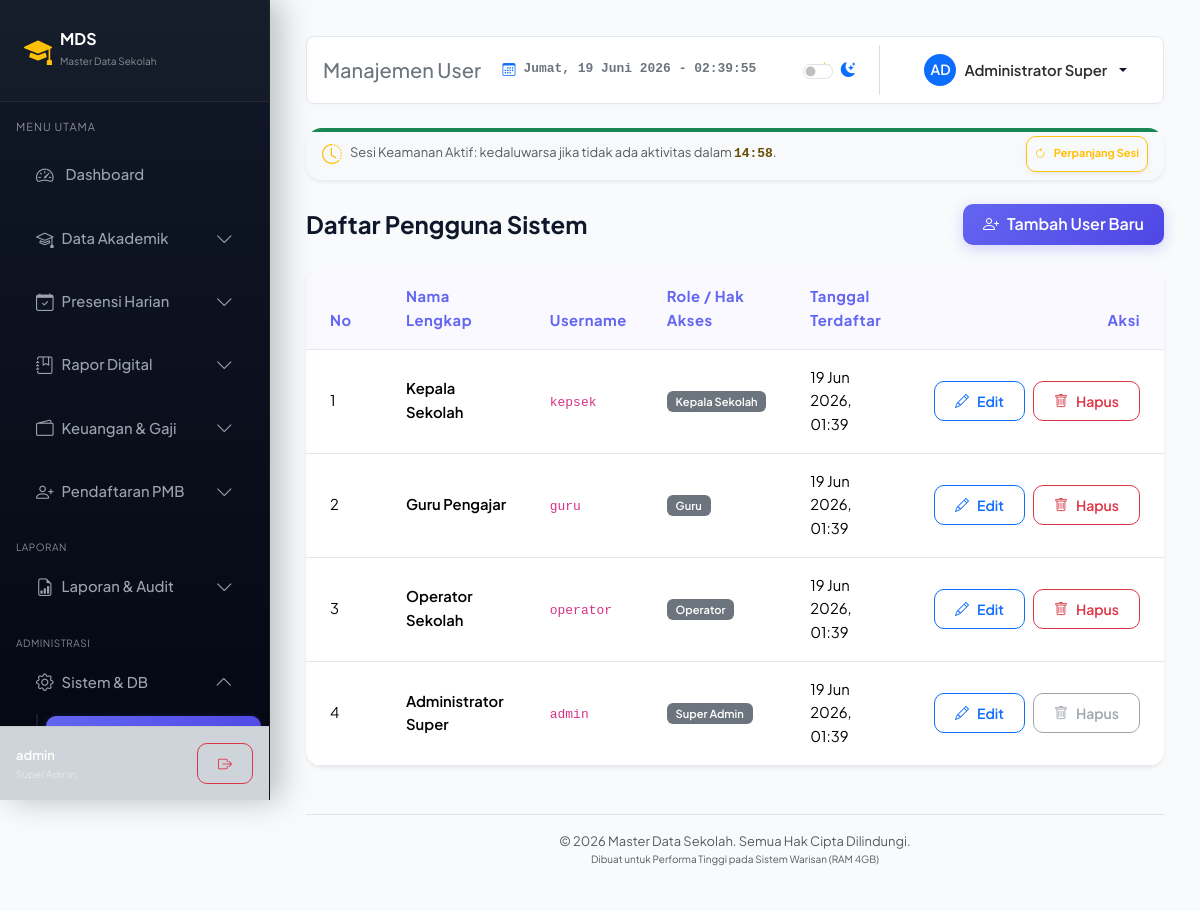
Screenshot of /users/index.php (signed in) with the database file from the repository.
### tables this page shows
CREATE TABLE IF NOT EXISTS `users` (
  `id` INT AUTO_INCREMENT PRIMARY KEY,
  `username` VARCHAR(50) NOT NULL UNIQUE,
  `password` VARCHAR(255) NOT NULL,
  `role` ENUM('super_admin', 'operator', 'guru', 'kepala_sekolah') NOT NULL,
  `nama_lengkap` VARCHAR(100) NOT NULL,
  `created_at` TIMESTAMP DEFAULT CURRENT_TIMESTAMP
);

### users/index.php (the view, shortened to what this page needs)
<?php
$path_prefix = '../';
require_once $path_prefix . 'config/db.php';
try {
    $stmt = $pdo->query("SELECT id, username, role, nama_lengkap, created_at FROM users ORDER BY id DESC");
    $users = $stmt->fetchAll();
} catch (PDOException $e) {
    $_SESSION['error_message'] = 'Gagal memuat data user: ' . $e->getMessage();
    $users = [];
}
include $path_prefix . 'includes/header.php';
?>
<div class="d-flex justify-content-between align-items-center mb-4">
    <h4 class="fw-bold mb-0">Daftar Pengguna Sistem</h4>
    <a href="create.php" class="btn btn-primary d-flex align-items-center gap-2">
        <i class="bi bi-person-plus"></i> Tambah User Baru
    </a>
</div>
<div class="card shadow-sm border-0">
    <div class="card-body p-0">
        <div class="table-responsive">
            <table class="table table-hover align-middle mb-0">
                <thead class="table-light">
                    <tr>
                        <th class="px-4 py-3" style="width: 80px;">No</th>
                        <th class="py-3">Nama Lengkap</th>
                        <th class="py-3">Username</th>
                        <th class="py-3">Role / Hak Akses</th>
                        <th class="py-3">Tanggal Terdaftar</th>
                        <th class="px-4 py-3 text-end" style="width: 200px;">Aksi</th>
                    </tr>
                </thead>
                <tbody>
                    <?php if (empty($users)): ?>
                        <tr>
                            <td colspan="6" class="text-center py-4 text-muted">Belum ada user terdaftar.</td>
                        </tr>
                    <?php else: ?>
                        <?php
                        $no = 1;
                        foreach ($users as $user):
                        ?>
                            <tr>
                                <td class="px-4"><?php echo $no++; ?></td>
                                <td>
                                    <div class="fw-semibold"><?php echo htmlspecialchars($user['nama_lengkap']); ?></div>
                                </td>
                                <td><code><?php echo htmlspecialchars($user['username']); ?></code></td>
                                <td>
                                    <span class="badge bg-secondary text-capitalize">
                                        <?php
                                        $role_labels = [
                                            'super_admin' => 'Super Admin',
                                            'operator' => 'Operator',
                                            'guru' => 'Guru',
                                            'kepala_sekolah' => 'Kepala Sekolah'
                                        ];
                                        echo $role_labels[$user['role']] ?? $user['role'];
                                        ?>
                                    </span>
                                </td>
                                <td><?php echo date('d M Y, H:i', strtotime($user['created_at'])); ?></td>
                                <td class="px-4 text-end">
                                    <div class="d-flex justify-content-end gap-2">
                                        <a href="edit.php?id=<?php echo $user['id']; ?>" class="btn btn-sm btn-outline-primary" title="Edit User">
                                            <i class="bi bi-pencil"></i> Edit
                                        </a>
                                        <?php if ($user['id'] != $_SESSION['user_id']): ?>
                                            <a href="delete.php?id=<?php echo $user['id']; ?>&csrf_token=<?php echo $_SESSION['csrf_token'] ?? ''; ?>" class="btn btn-sm btn-outline-danger" onclick="return confirmDelete('Apakah Anda yakin ingin menghapus user ini?')" title="Hapus User">
                                                <i class="bi bi-trash"></i> Hapus
                                            </a>
                                        <?php else: ?>
                                            <button class="btn btn-sm btn-outline-secondary" disabled title="Anda tidak bisa menghapus diri sendiri">
                                                <i class="bi bi-trash"></i> Hapus
                                            </button>
                                        <?php endif; ?>
                                    </div>
                                </td>
                            </tr>
                        <?php endforeach; ?>
                    <?php endif; ?>
                </tbody>
            </table>
        </div>
    </div>
</div>
<?php include $path_prefix . 'includes/footer.php'; ?>

### assets/css/style.css (style rules this page uses)
:root { --transition-speed: 0.35s; --sidebar-width: 270px; --bg-primary: #f8fafc; --bg-card: #ffffff; --text-primary: #0f172a; --text-muted: #64748b; --border-color: #e2e8f0; --primary-color: #6366f1; --primary-gradient: linear-gradient(135deg, #6366f1 0%, #4f46e5 100%); --primary-hover-gradient: linear-gradient(135deg, #4f46e5 0%, #4338ca 100%); --success-color: #10b981; --success-gradient: linear-gradient(135deg, #10b981 0%, #059669 100%); --info-color: #0ea5e9; --info-gradient: linear-gradient(135deg, #0ea5e9 0%, #0284c7 100%); --warning-color: #f59e0b; --warning-gradient: linear-gradient(135deg, #f59e0b 0%, #d97706 100%); --danger-color: #f43f5e; --danger-gradient: linear-gradient(135deg, #f43f5e 0%, #e11d48 100%); --input-bg: #ffffff; --input-focus-border: #a5b4fc; }
body { font-family: 'Plus Jakarta Sans', 'Outfit', sans-serif; background-color: var(--bg-primary); color: var(--text-primary); transition: background-color var(--transition-speed) ease, color var(--transition-speed) ease; min-height: 100vh; font-size: 0.925rem; line-height: 1.6; }
.card, .stat-card, form, table { animation: slideUp 0.45s cubic-bezier(0.16, 1, 0.3, 1) forwards; }
.card { background-color: var(--bg-card); border: 1px solid var(--border-color); border-radius: 16px; box-shadow: 0 4px 6px -1px rgba(0, 0, 0, 0.03), 0 2px 4px -1px rgba(0, 0, 0, 0.02); transition: all var(--transition-speed) cubic-bezier(0.4, 0, 0.2, 1); overflow: hidden; }
.btn { border-radius: 10px; padding: 0.55rem 1.25rem; font-weight: 600; transition: all 0.2s ease; display: inline-flex; align-items: center; justify-content: center; gap: 8px; }
.btn-primary { background: var(--primary-gradient); border: none; box-shadow: 0 4px 14px rgba(99, 102, 241, 0.25); }
.table { color: var(--text-primary); }
.table-light { --bs-table-bg: rgba(99, 102, 241, 0.04); --bs-table-color: var(--primary-color); font-weight: 600; letter-spacing: 0.5px; }
td, th { padding: 1rem 1.25rem !important; border-bottom: 1px solid var(--border-color) !important; }
.badge { padding: 0.45em 0.8em; font-weight: 600; border-radius: 6px; }

### rows the page displays
users: nama_lengkap "Kepala Sekolah", username "kepsek", role "Kepala Sekolah", created_at "19 Jun 2026, 01:39"
users: nama_lengkap "Guru Pengajar", username "guru", role "Guru", created_at "19 Jun 2026, 01:39"
users: nama_lengkap "Operator Sekolah", username "operator", role "Operator", created_at "19 Jun 2026, 01:39"
users: nama_lengkap "Administrator Super", username "admin", role "Super Admin", created_at "19 Jun 2026, 01:39", shows "Hapus"

### other values shown
$_SESSION['username'] "admin"
$role_labels[$role] "Super Admin"
$page_title "Manajemen User"
substr($name, 0, 2) "AD"
$name "Administrator Super"
